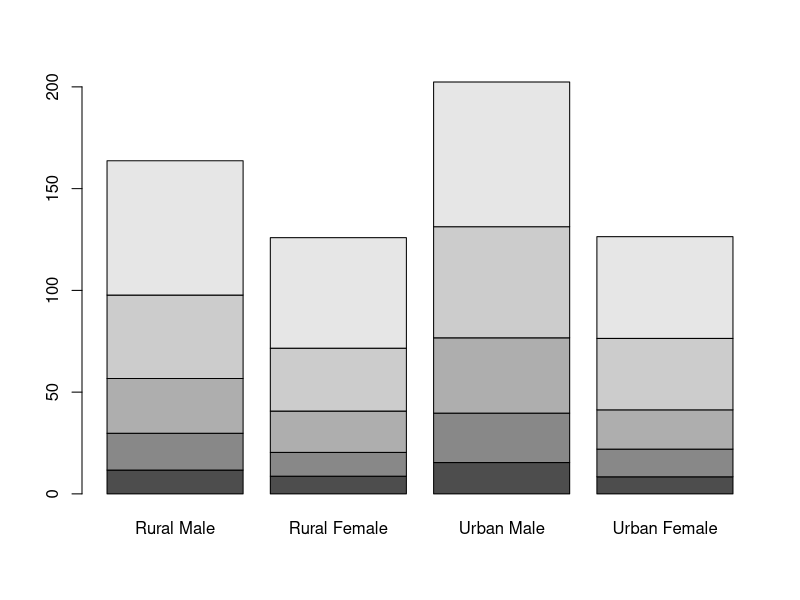
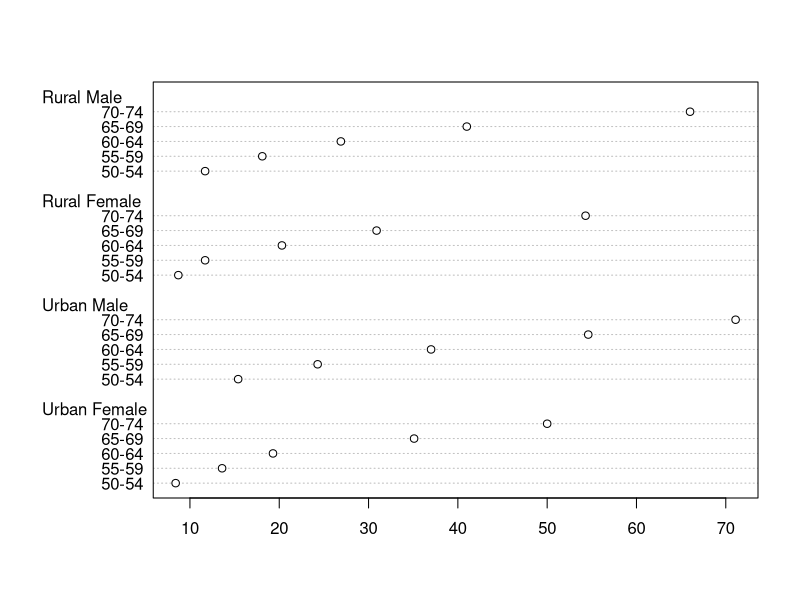
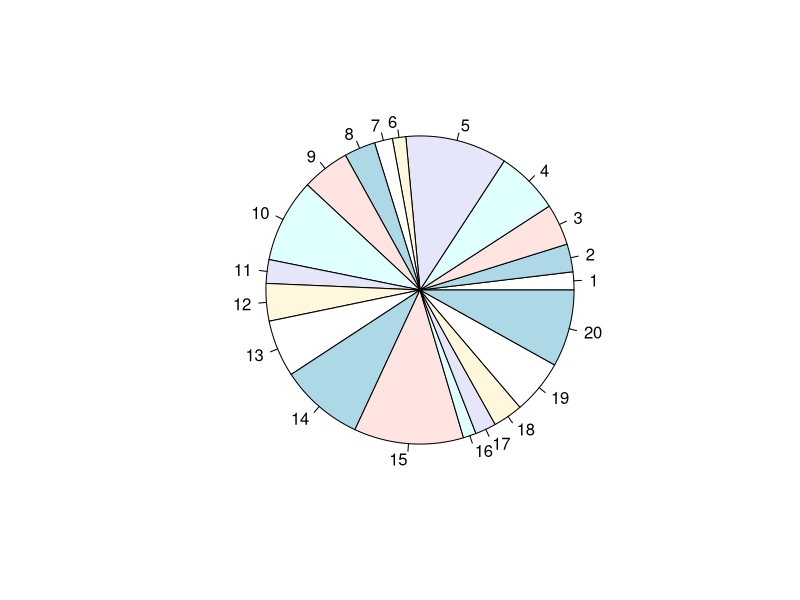
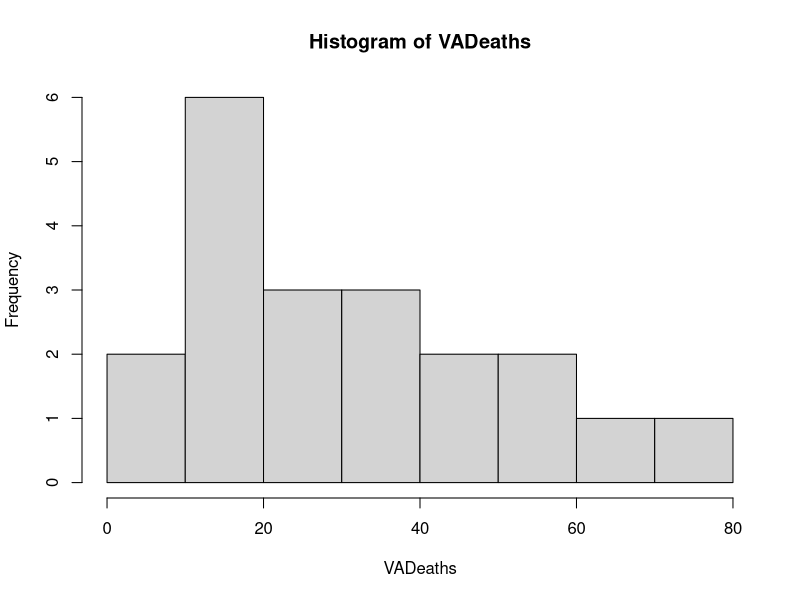
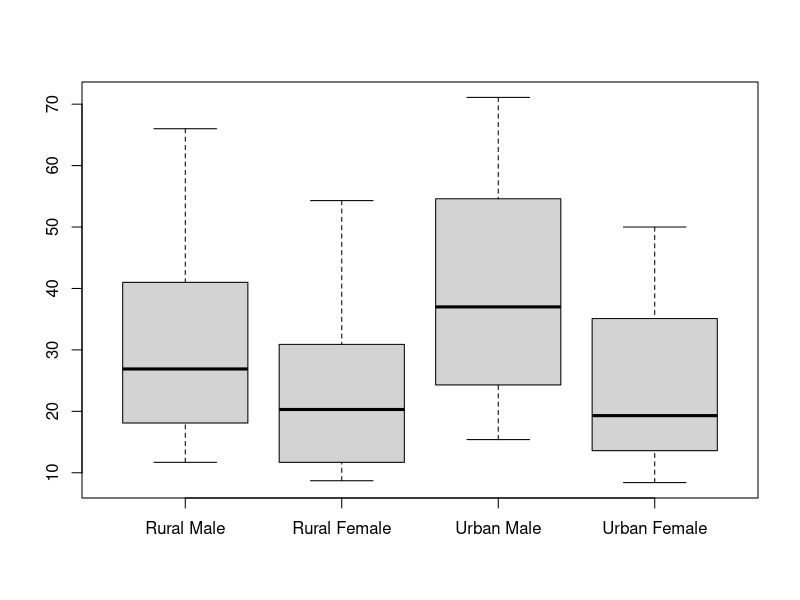
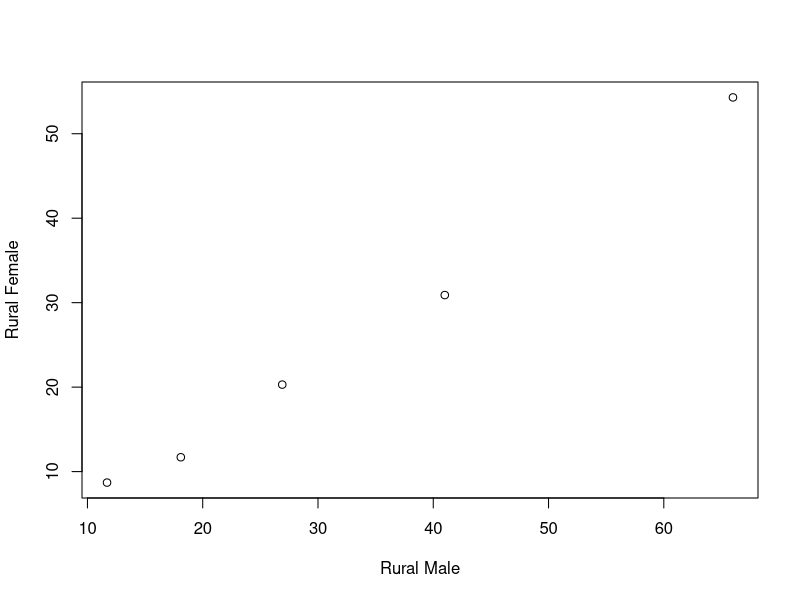
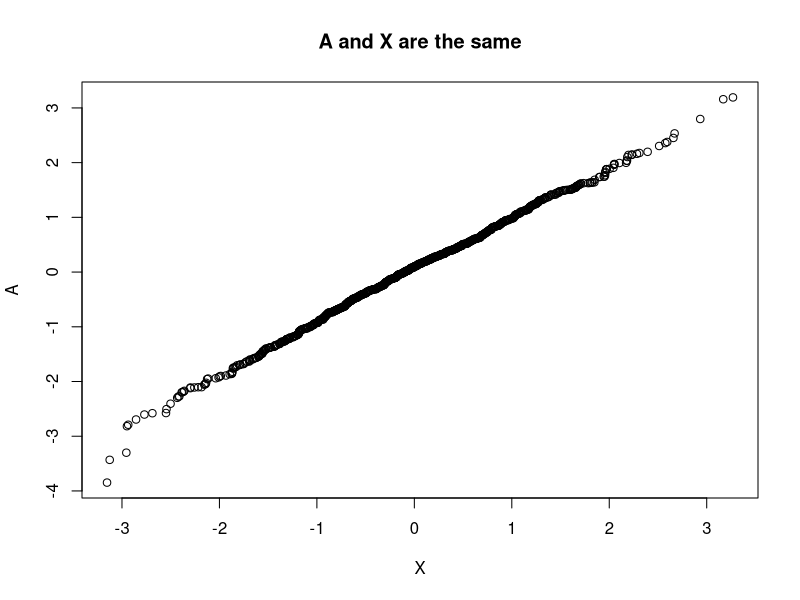
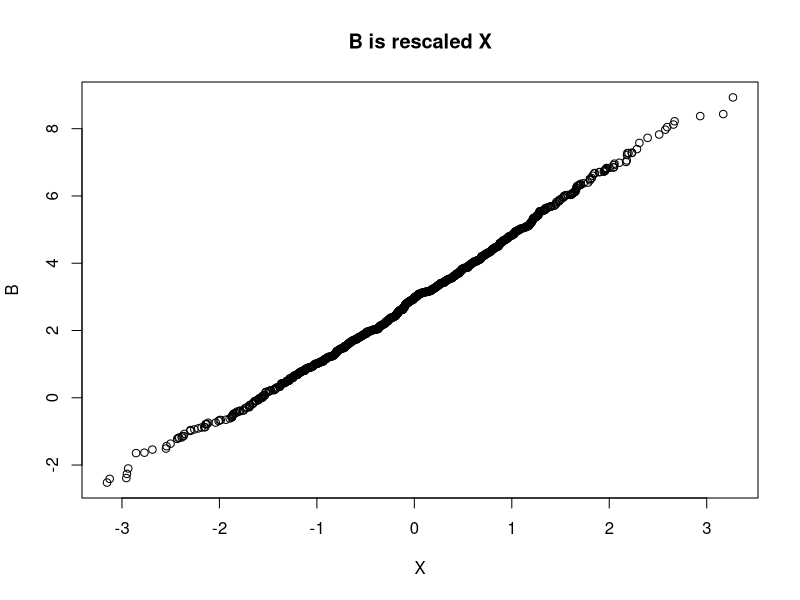

These charts were generated, in order, by the following R code:
## ---- chunk 1
1+1 
3-5 
4*6 
12/4 
3^4 
31%%7 
31%/%7 
## ---- chunk 2
x<-c(5,7,8) 
x 
## ---- chunk 3
y<-c(x,6:1)
y
## ---- chunk 4
y[5]
y[c(1,3,5)]
y[-2]
y[-(3:5)]
## ---- chunk 5
z<-x-4
z
## ---- chunk 6
z*2
z^2
x^z
y%%2:4
## ---- chunk 7
seq(1,9,by=2)
rep(3,5)
rep(seq(2,6,2),2)
rep(c(1,4),c(3,2))
rep(c(1,2,4),each=3)
## ---- chunk 8
evens<-NULL
evens[seq(2,10,2)]<-seq(2,10,2)
evens
## ---- chunk 9
x<-c(0,7,8)
x/x
## ---- chunk 10
1/x
## ---- chunk 11
x[0.4]
x[1.8]
## ---- chunk 12
x<-c("red","yellow","blue")
y<-c(x,"green")
y
## ---- chunk 13
z<-c(y,1)
z
## ---- chunk 14
substr(z,2,4)
## ---- chunk 15
paste(x," flower","s",sep="")
## ---- chunk 16
paste(x," flowers",collapse=", ")
## ---- chunk 17
x<-c("control","treatment","control","test","treatment")
y<-factor(x)
y
## ---- chunk 18
levels(y)
## ---- chunk 19
as.integer(y)
## ---- chunk 20
levels(y)[as.integer(y)]
## ---- chunk 21
is.na(evens)
## ---- chunk 22
m<-matrix(1:6,nrow=2,ncol=3)
m
m[1,2]
m[5]
m[1,]
m[,1]
## ---- chunk 23
a<-array(1:24,c(3,4,2))
## ---- chunk 24
colors<-c("red","yellow","blue","green")
numbers<-c(1,2,3,4)
c.a.n<-data.frame(colors,numbers,more.n=5:8)
c.a.n
## ---- chunk 25
barplot(VADeaths)
## ---- chunk 26
dotchart(VADeaths)
## ---- chunk 27
pie(VADeaths)
## ---- chunk 28
hist(VADeaths)
## ---- chunk 29
boxplot(VADeaths)
## ---- chunk 30
plot(VADeaths)  
## ---- chunk 31
rnorm(10, -3, 0.5)
## ---- chunk 32
#qqplot(VADeaths)
X <- rnorm(1000)
A <- rnorm(1000)
qqplot(X, A, main="A and X are the same")
B <- rnorm(1000, mean=3, sd=2)
qqplot(X, B, main="B is rescaled X")
C <- rt(1000, df=2)
qqplot(X, C, main="C has heavier tails")
D <- exp(rnorm(1000))
qqplot(X, D, main="D is skewed to the right")
## ---- chunk 33
curve(expr=sin,from=0,to=6*pi)
## ---- chunk 34
barplot(VADeaths)
## ---- chunk 35
dotchart(VADeaths)
## ---- chunk 36
pie(VADeaths)
## ---- chunk 37
hist(VADeaths)
## ---- chunk 38
boxplot(VADeaths)
## ---- chunk 39
plot(VADeaths)
## ---- chunk 40
x<-rnorm(1000)
y<-rnorm(1000)
qqplot(x,y,main="X and Y are the same")
## ---- chunk 41
par(mar=c(5,5,5,5)+0.1)
plot(c(1,9),c(0,50),type="n",xlab="",ylab="")
text(6,40,"Plot Region")
points(6,20)
text(6,20,"(6,20)",adj=c(0.5,2))
mtext(paste("Margin",1:4),side=1:4,line=3)
mtext(paste("Line",0:4),side=1,line=0:4,at=3,cex=0.6)
mtext(paste("Line",0:4),side=2,line=0:4,at=15,cex=0.6)
mtext(paste("Line",0:4),side=3,line=0:4,at=3,cex=0.6)
mtext(paste("Line",0:4),side=4,line=0:4,at=15,cex=0.6)

## ---- chunk 42
set.seed(23207) # use this to obtain our output
guesses <- runif(20)
correct.answers <- (guesses < 0.2)
correct.answers
table(correct.answers)
## ---- chunk 43
dbinom(x = 4, size = 6, prob = 0.5)
## ---- chunk 44
pbinom(4, 6, 0.5)
## ---- chunk 45
qbinom(0.89,6,0.5)
## ---- chunk 46
defectives <- rbinom(24, 15, 0.1)
defectives
## ---- chunk 47
dpois(x = 3, lambda = 0.5)
## ---- chunk 48
rpois(10, 3.7)
## ---- chunk 49
pexp(1, rate = 3)
## ---- chunk 50
servicetimes <- rexp(10, rate = 3)
servicetimes
## ---- chunk 51
H3 <- matrix(c(1, 1/2, 1/3, 1/2, 1/3, 1/4, 1/3, 1/4, 1/5), nrow=3)
H3
## ---- chunk 52
x=matrix(seq(1,6),nrow=3)
x
y=matrix(seq(7,9),nrow=3)
y
a=matrix(seq(9,7),ncol=3)
a
b=matrix(seq(6,1),ncol=3)
b
cbind(x,y)
## ---- chunk 53
rbind(a,b)
## ---- chunk 54
A=matrix(c(1,2,3,4,5,6,7,8,9),nrow=3)
rownames(A)=c("first","second","third")
colnames(A)=c("I","II","III")
A
## ---- chunk 55
x=matrix(c(1,4,2,3),nrow=2)
x
solve(x)
## ---- chunk 56
a=matrix(c(1,2,3,4),ncol=2)
b=matrix(c(1,4,9,16),ncol=2)
a
b
a*b
## ---- chunk 57
a%*%b
## ---- chunk 58
ans=eigen(a)
ans
ans=(eigen(a)$vectors)
ans
## ---- chunk 59
Fibonacci<-numeric(12)
Fibonacci[1]<-Fibonacci[2]<-1
for (i in 3:12){
  Fibonacci[i]<-Fibonacci[i-2]+Fibonacci[i-1]
}
Fibonacci
## ---- chunk 60
x<-3
if (x>2){
  y<-2*x
}else{
  y<-3*x
}
y
## ---- chunk 61
Fib1<-1
Fib2<-1
Fibonacci<-c(Fib1,Fib2)
while (Fib2<300){
  Fibonacci<-c(Fibonacci,Fib2)
  oldFib2<-Fib2
  Fib2<-Fib1+Fib2
  Fib1<-oldFib2
}
Fibonacci
